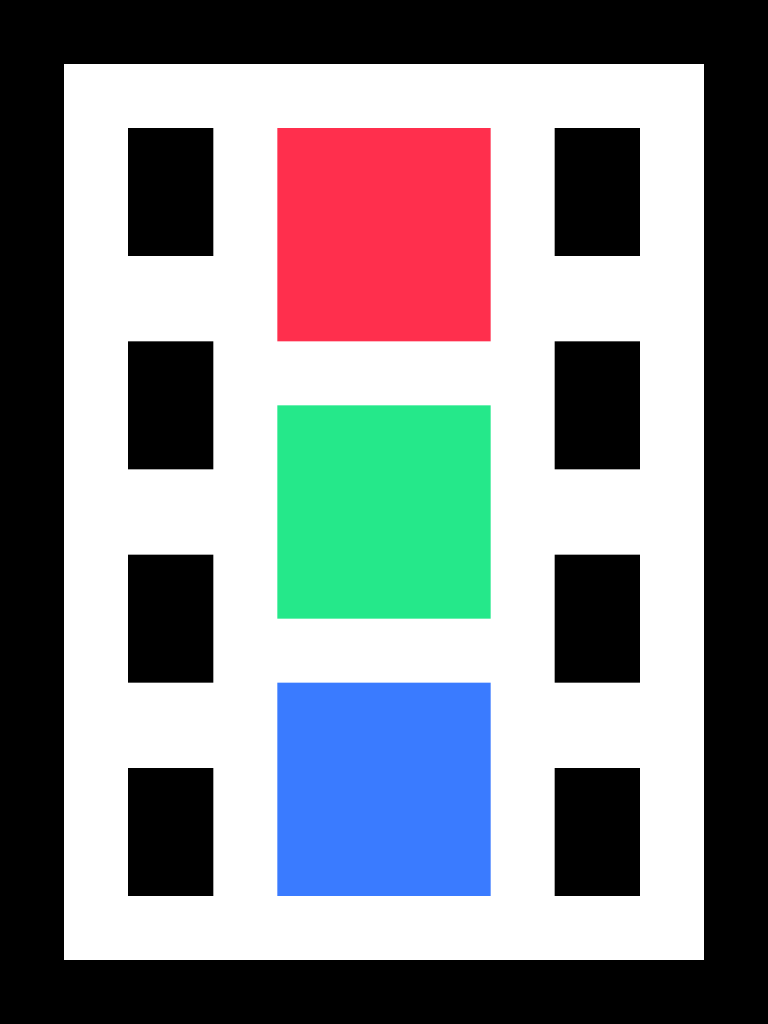
#> input picture packaging/windows/cinefin-mark-light.png, 768 x 1024 px
$ python make_icon.py cinefin-mark-light.png cinefin-mark-light.png
#> lines starting #> are read from the running program, lines starting #| are printed output that depends on the picture
"""Generate a square multi-size .ico from a (possibly non-square) brand mark.

Padding to a square canvas first keeps the mark's aspect ratio — writing a
non-square image straight to .ico would squish it. Usage: make_icon.py SRC DST
"""

import sys

from PIL import Image

src, dst = sys.argv[1], sys.argv[2]
im = Image.open(src).convert("RGBA")
#> im is the input picture: PIL image 768x1024 RGBA; mean R, G, B, A 20.4, 23.4, 27.4, 141.7
side = max(im.size)
#> side = 1024
canvas = Image.new("RGBA", (side, side), (0, 0, 0, 0))
#> canvas: PIL image 1024x1024 RGBA; every value is 0
canvas.paste(im, ((side - im.width) // 2, (side - im.height) // 2), im)
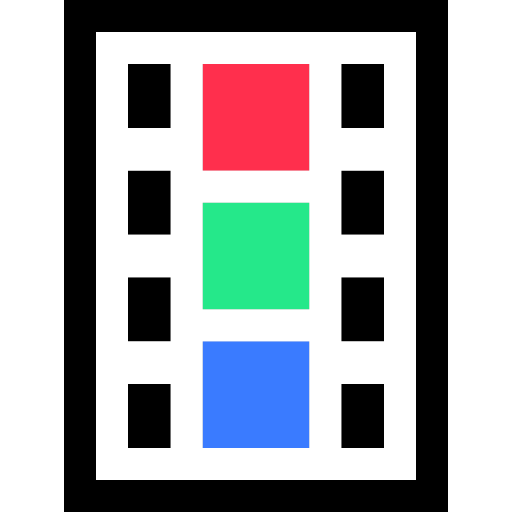
#> canvas: PIL image 1024x1024 RGBA (shown at 1/2 size); mean R, G, B, A 15.2, 17.4, 20.4, 106; transparent parts drawn white
canvas.save(dst, sizes=[(16, 16), (32, 32), (48, 48), (64, 64), (128, 128), (256, 256)])
